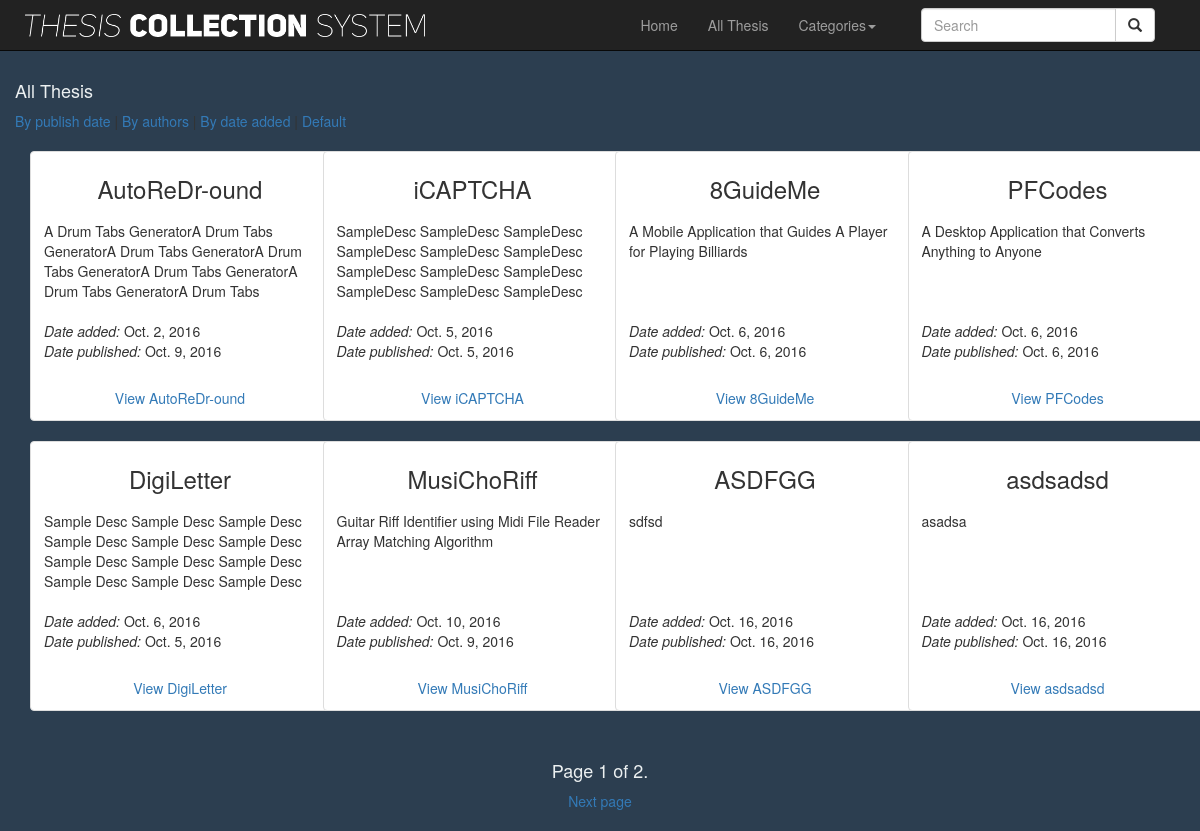
The app's page /tcsproject/thesis/all/ with its own data.
### tcsproject/models.py (models this page shows, shortened)
class Thesis(models.Model):
    title = models.CharField(max_length=300,blank=False, unique=True)
    authors = models.CharField(max_length=300,blank=False)
    emails = models.EmailField(blank=False,default='')
    desc = models.TextField(blank=False)
    abstract = models.TextField(blank=False)
    no_of_pages = models.IntegerField(blank=False)
    date_published = models.DateField(auto_now=False, auto_now_add=False)
    date_added = models.DateField(auto_now=False, auto_now_add=True)
    DEPTS = [
     ('Accountancy','Accountancy'),
     ('Banking and Finance','Banking and Finance'),
     ('Management','Management'),
     ('Marketing','Marketing'),
     ('Customs Administration','Customs Administration'),
     ('Hospitality Management','Hospitality Management'),
     ('Filipino','Filipino'),
     ('English and Foreign Language','English and Foreign Language'),
     ('Physical Education','Physical Education'),
     ('Social Science','Social Science'),
     ('Chemical Engineering','Chemical Engineering'),
     ('Civil Engineering','Civil Engineering'),
     ('Computer Engineering','Computer Engineering'),
     ('Electrical Engineering','Electrical Engineering'),
     ('Electronics Engineering','Electronics Engineering'),
     ('Industrial Engineering','Industrial Engineering'),
     ('Mechanical Engineering','Mechanical Engineering'),
     ('Mining, Geology, and Ceramics Engineering','Mining, Geology, and Ceramics Engineering'),
     ('Biology','Biology'),
     ('Chemistry','Chemistry'),
     ('Computer Science','Computer Science'),
     ('Mathematics','Mathematics'),
     ('Psychology','Psychology'),
     ('Information Technology and Management','Information Technology and Management')
     ]
    dept = models.CharField(max_length=300, choices = sorted(DEPTS), blank=False)
    CATEGORIES = [
    ('Books','Books'),
    ('Business','Business'),
    ('Catalogs','Catalogs'),
    ('Education','Education'),
    ('Entertainment','Entertainment'),
    ('Finance','Finance'),
    ('Food and Drink','Food and Drink'),
    ('Games','Games'),
    ('Health and Fitness','Health and Fitness'),
    ('Lifestyle','Lifestyle'),
    ('Magazines and Newspaper','Magazines and Newspaper'),
    ('Medical','Medical'),
    ('Music','Music'),
    ('Navigation','Navigation'),
    ('News','News'),
    ('Photo and Video','Photo and Video'),
    ('Productivity','Productivity'),
    ('Reference','Reference'),
    ('Shopping','Shopping'),
    ('Social Networking','Social Networking' ),
    ('Sports','Sports'),
    ('Travel','Travel'),
    ('Utilities','Utilities'),
    ('Weather','Weather')
    ]
    category = models.CharField(max_length=300, choices = sorted(CATEGORIES), blank=False)
    likes = models.IntegerField(default=0)
    class Meta:
        verbose_name='Thesis'

### tcsproject/views.py (the view)
def viewall(request):
    template_name = 'tcsproject/viewall.html'
    allthesis = Thesis.objects.all()
    paginator = Paginator(allthesis, 8)
    page = request.GET.get('page')
    try:
        thesis_by_8 = paginator.page(page)
    except PageNotAnInteger:
        thesis_by_8 = paginator.page(1)
    except EmptyPage:
        thesis_by_8 = paginator.page(paginator.num_pages)
    thesis = Thesis.objects.all()
    thesis_likes = {}
    for i in thesis:
        thesis_likes[i.title] = len(Like.objects.filter(thesis = i))
    context = {'viewall': thesis_by_8,
    'likes': thesis_likes
            }
    return render(request, template_name, context)

### tcsproject/templates/tcsproject/viewall.html (shortened to what this page needs)
{% extends 'tcsproject/base.html' %}
{% block content %}
{% load widget_tweaks %}
<div class="container-fluid" id="whiteh3">
<h4>All Thesis</h4>
<div>
<a href="/tcsproject/thesis/all/published/">By publish date</a>
<a href="/tcsproject/thesis/all/authors/">By authors</a>
<a href="/tcsproject/thesis/all/added/">By date added</a>
<a href="/tcsproject/thesis/all/">Default</a>
</div>
<br>
{% for topic in viewall %}
<div class="col-sm-6 col-md-3" id="grayh3">
    <div class="thumbnail" style="min-height: 200px; height: 270px; width: 300px;">
      <center><h3>{{topic.title}}</h3></center>
      <div class="caption">
        <div style="min-height: 50px; height: 80px;" id="of">
        <p>{{topic.desc}}</p>
        </div>
        <br>
        <div><i>Date added: </i>{{topic.date_added}}</div>
        <div><i>Date published: </i>{{topic.date_published}}</div>
        <br>
        <center><a class="btn btn-big" href="/tcsproject/thesis/{{topic.id}}">View {{topic.title}}</a></center>
        </div>
      </div>
</div>
{% endfor %}
</div>
<center>
<div class="pagination" id="whiteh3">
    <span class="step-links">
        <span class="current">
            <center><h4>Page {{ viewall.number }} of {{ viewall.paginator.num_pages }}.</h4></center>
        </span>
        {% if viewall.has_next %}
            <a href="?page={{ viewall.next_page_number }}"> Next page</a>
        {% endif %}
    </span>
</div>
</center>
{% endblock %}

### tcsproject/static/tcsproject/navigation.css (style rules this page uses)
body { background-color:#2c3e50; background-size: cover; background-repeat: no-repeat; }

### tcsproject/templates/tcsproject/base.html (style rules this page uses)
#of { overflow: hidden; text-overflow: ellipsis; }
#whiteh3 h4 { color: #ecf0f1; }

### records on screen
Thesis: title "AutoReDr-ound", desc "A Drum Tabs GeneratorA Drum Tabs GeneratorA Drum Tabs GeneratorA Drum Tabs GeneratorA Drum Tabs GeneratorA Drum Tabs GeneratorA Drum Tabs…", date_added "Oct. 2, 2016", date_published "Oct. 9, 2016"
Thesis: title "iCAPTCHA", desc "SampleDesc SampleDesc SampleDesc SampleDesc SampleDesc SampleDesc SampleDesc SampleDesc SampleDesc SampleDesc SampleDesc SampleDesc…", date_added "Oct. 5, 2016", date_published "Oct. 5, 2016"
Thesis: title "8GuideMe", desc "A Mobile Application that Guides A Player for Playing Billiards", date_added "Oct. 6, 2016", date_published "Oct. 6, 2016"
Thesis: title "PFCodes", desc "A Desktop Application that Converts Anything to Anyone", date_added "Oct. 6, 2016", date_published "Oct. 6, 2016"
Thesis: title "DigiLetter", desc "Sample Desc Sample Desc Sample Desc Sample Desc Sample Desc Sample Desc Sample Desc Sample Desc Sample Desc Sample Desc Sample Desc Sample Desc…", date_added "Oct. 6, 2016", date_published "Oct. 5, 2016"
Thesis: title "MusiChoRiff", desc "Guitar Riff Identifier using Midi File Reader Array Matching Algorithm", date_added "Oct. 10, 2016", date_published "Oct. 9, 2016"
Thesis: title "ASDFGG", desc "sdfsd", date_added "Oct. 16, 2016", date_published "Oct. 16, 2016"
Thesis: title "asdsadsd", desc "asadsa", date_added "Oct. 16, 2016", date_published "Oct. 16, 2016"

### other values on screen
{{ viewall.number }} "1"
{{ viewall.paginator.num_pages }} "2"
